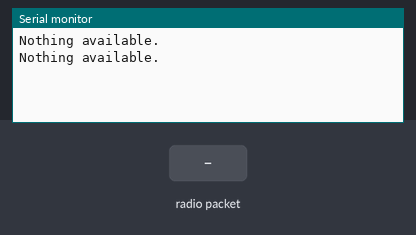
This sketch was run on a simulated Arduino Uno, built with avr-gcc and run on an emulated ATmega328P. On the bench: the last lines printed to the serial monitor. Inputs (shaded band) come from the test bench. No radio packets arrive unless stated.

Above: at 1.8 s.
1.9 s: radio packet "1" arrives
At 2.6 s:
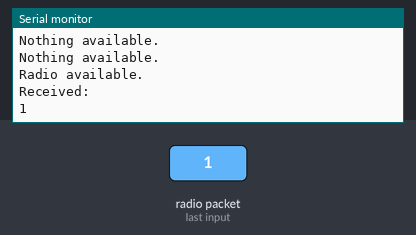
3.5 s: radio packet "0" arrives
At 4.8 s:
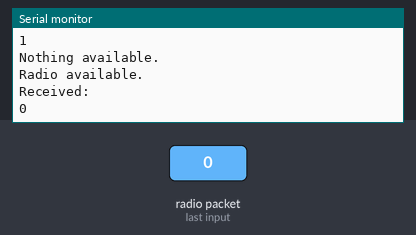
5.0 s: radio packet "2" arrives
At 5.8 s:
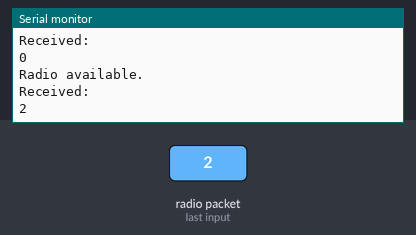

Measured:
- after the input at 1.9 s, the serial monitor: prints a new line after 0.11 s (image 1)
- after the input at 3.5 s, the serial monitor: prints a new line after 0.54 s (image 2)
- after the input at 5.0 s, the serial monitor: prints a new line at once (image 3)

The sketch:

nrf24_uno_receiver.ino
```cpp
#include <SPI.h>
#include <RF24.h>

RF24 radio(7,8);
const byte rxAddr[6] = "00001";

void setup()
{
  Serial.begin(9600);

  radio.begin();
  radio.openReadingPipe(0, rxAddr);
  radio.startListening();
}

unsigned char buf[16] = {0};
unsigned char len = 0;

void loop()
{
  if (radio.available()){
    Serial.println("Radio available.");

    char text[32] = {0};
    radio.read(text, sizeof(text));
    Serial.println("Received: ");
    Serial.println(text);
  }else{
    Serial.println("Nothing available.");
  }

  delay(1000);
}
```
